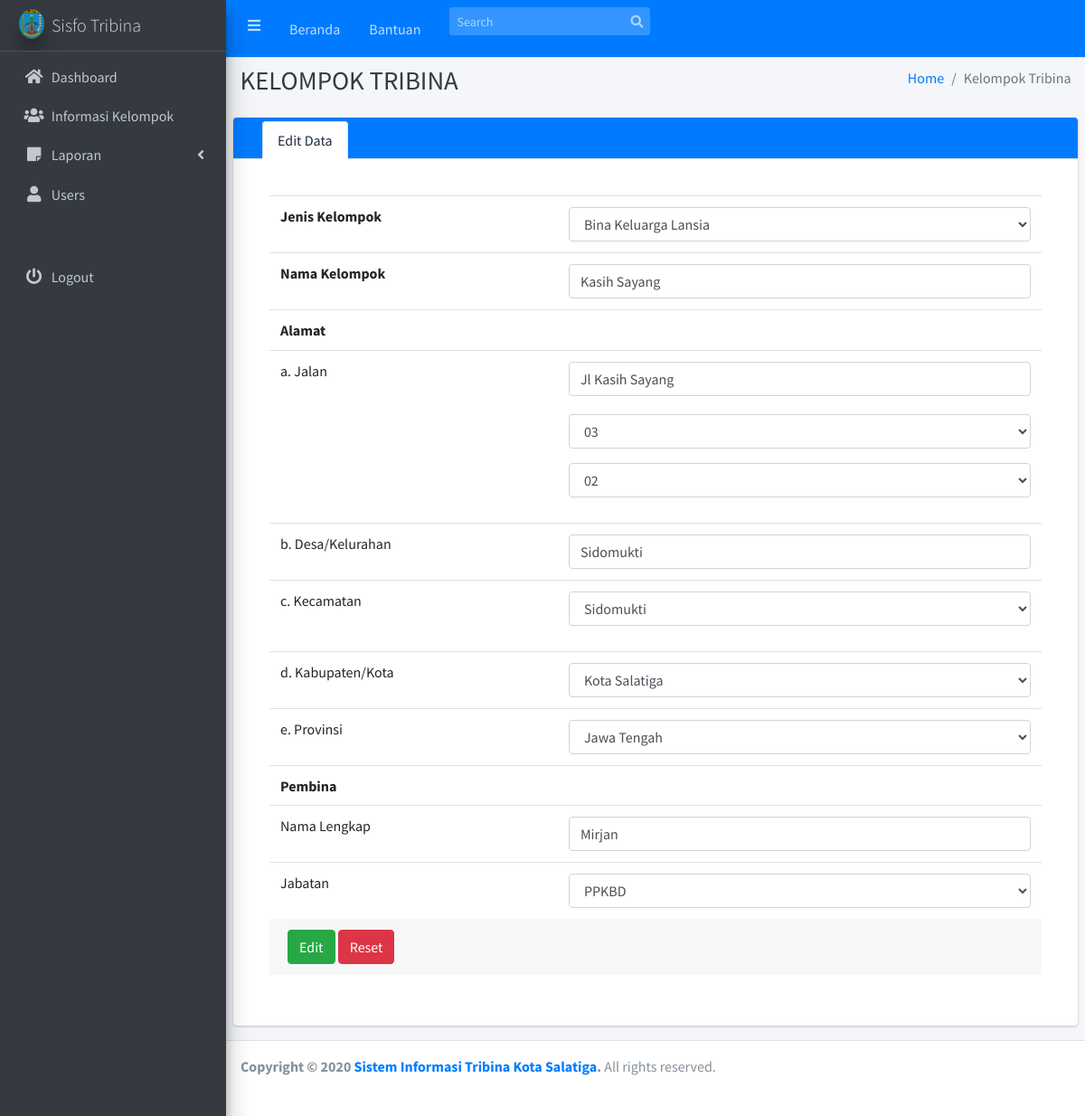
The app's page /index.php?page=edit_kelompok&id=12 with its own data.
### tables this page shows
CREATE TABLE `tb_id_kelompok` (
  `id_kelompok` int(6) NOT NULL,
  `id_jenis_kelompok` varchar(3) NOT NULL,
  `nama_kelompok` varchar(50) NOT NULL,
  `jalan` varchar(50) NOT NULL,
  `rt` varchar(3) NOT NULL,
  `rw` varchar(3) NOT NULL,
  `kelurahan` varchar(20) NOT NULL,
  `kecamatan` varchar(20) NOT NULL,
  `kabkot` varchar(30) NOT NULL,
  `provinsi` varchar(20) NOT NULL,
  `nama_pembina` varchar(50) NOT NULL,
  `jabatan_pembina` varchar(15) NOT NULL,
  `tanggal` date NOT NULL,
  `id_user` int(2) NOT NULL
);

CREATE TABLE `tb_jenis_kelompok` (
  `id_jenis_kelompok` varchar(3) NOT NULL,
  `jenis_kelompok` varchar(20) NOT NULL
);

### module/identitas-edit.php (the view, shortened to what this page needs)
<?php
require_once("config/database.php");
$id = $_GET['id'];
$qq = "SELECT * FROM tb_id_kelompok INNER JOIN tb_jenis_kelompok USING (id_jenis_kelompok) WHERE id_kelompok='$id'";
$res = mysqli_query($koneksi,$qq);
$datae=mysqli_fetch_array($res);
?>
<div class="card card-primary card-tabs" style="width:100%">
	<div class="card-header p-0 pt-1">
		<ul class="nav nav-tabs" id="custom-tabs-two-tab" role="tablist">
			<li class="pt-2 px-3">
			</li>
			<li class="nav-item">
				<a class="nav-link active" id="custom-tabs-two-data-tab" data-toggle="pill" href="#custom-tabs-two-data" role="tab" aria-controls="custom-tabs-two-data" aria-selected="true">Edit Data</a>
			</li>
		</ul>
	</div>
	<div class="card-body">
		<div class="tab-content" id="custom-tabs-two-tabContent">
			<div class="tab-pane fade show active" id="custom-tabs-two-data" role="tabpanel" aria-labelledby="custom-tabs-two-data-tab">
        <form role="form" method="post" action="module/input_data.php?page=edit_kelompok"  enctype="multipart/form-data">
					<div class="card-body">
						<table class="table" border="0">
						<tr>
							<td>
								<b>Jenis Kelompok</b>
							</td>
							<td>
								<select class="form-control" name="jenis_kelompok" required>
									<option value="<?php echo $datae['id_jenis_kelompok'] ?>" selected><?php echo $datae['jenis_kelompok'] ?></option>
              ?></select>
								<tr>
									<td>
										<b>Nama Kelompok</b>
									</td>
									<td>
										<input name="nama_kelompok" type="text" class="form-control" value="<?php echo $datae['nama_kelompok'] ?>" required></td>
									<tr>
										<td>
											<b>Alamat</b>
										</td>
										<td></td>
										<tr>
											<td>a. Jalan</td>
											<td>
												<input name="jalan" type="text" class="form-control" value="<?php echo $datae['jalan'] ?>" required>
												<br>
												<div class="form-group">
													<select class="form-control" name="rt" required>
														<option value="<?php echo $datae['rt'] ?>"  selected><?php echo $datae['rt'] ?></option>
													</select>
												</div>
												<div class="form-group">
													<select class="form-control" name="rw" required>
														<option value="<?php echo $datae['rw'] ?>" selected><?php echo $datae['rw'] ?></option>
													</select>
												</div>
											</td>
											<tr>
												<td>b. Desa/Kelurahan</td>
												<td>
													<input name="kelurahan" type="text" class="form-control" value="<?php echo $datae['kelurahan'] ?>" required>
												</td>
												<tr>
													<td>c. Kecamatan</td>
													<td>
														<div class="form-group">
															<select class="form-control" name="kecamatan" required>
																<option value="<?php echo $datae['kecamatan'] ?>" selected><?php echo $datae['kecamatan'] ?></option>
															</select>
														</div>
													</td>
													<tr>
														<td>d. Kabupaten/Kota</td>
														<td>
															<select class="form-control" name="kabkot" required>
																<option value="#" disabled selected><?php echo $datae['kabkot'] ?></option>
															</select>
														</div>
													<tr>
														<td>e. Provinsi</td>
														<td>
															<select class="form-control" name="provinsi" required>
																<option value="#" disabled selected><?php echo $datae['provinsi'] ?></option>
															</select>
														</div>
													<tr>
														<td>
															<b>Pembina</b>
														</td>
														<td></td>
														<tr>
															<tr>
																<td>Nama Lengkap</td>
																<td>
																	<input name="nama_pembina" type="text" class="form-control" value="<?php echo $datae['nama_pembina'] ?>" required></td>
																<tr>
																	<tr>
																		<td>Jabatan</td>
																		<td>
																			<select class="form-control" name="jabatan_pembina" required>
																				<option value="<?php echo $datae['jabatan_pembina'] ?>" selected><?php echo $datae['jabatan_pembina'] ?></option>
																			</select>
																		</td>
																		<div class="card-footer">
																			<button type="submit" class="btn btn-success">Edit</button>
                                      <button class="btn btn-danger" type="reset" onclick="ComboBox.Items.Clear();">Reset</button>
																		</div>
			</div>
															</div>
														</div>
                          </div>
                          </div>

### records on screen
tb_id_kelompok: jenis_kelompok "Bina Keluarga Lansia", nama_kelompok "Kasih Sayang", jalan "Jl Kasih Sayang", rt "03", rw "02", kelurahan "Sidomukti", kecamatan "Sidomukti", kabkot "Kota Salatiga", provinsi "Jawa Tengah", nama_pembina "Mirjan", jabatan_pembina "PPKBD"
